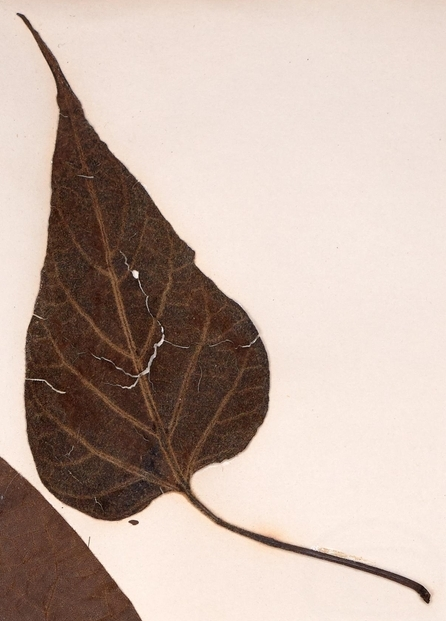
#> input picture tests/rotated_bbox_comparision/inputs/A_2351160546_Bignoniaceae_Catalpa_speciosa__BBOX-leaf__1372_308_1818_929.jpg, 446 x 621 px; its folder holds only this picture in this run
$ python -i compare_methods.py   (imports and definitions only)
#> lines starting #> are read from the running program, lines starting #| are printed output that depends on the picture
### leafmachine3/core/morphometrics.py
"""Leaf-mask morphometrics, ported from LeafMachine2's ``measure_leaf_segmentation``.

Pure functions over a polygon (Nx2 array in the working/parent pixel frame). Scalar
metrics (area, perimeter, centroid, convex hull, convexity/concavity, circularity,
aspect ratio, vertex count) plus the rotated (minimum) bounding box.

Four rotated-bbox methods are available via ``polygon_morphology(..., method=...)``:

* ``"pca"`` (DEFAULT) — orient by the mask's area-weighted principal (second-moment) axis, then
  measure the hull extents along and perpendicular to it. Because it integrates over the whole
  shape it is robust across the broadest range of leaf shapes (entire, cordate, lobed); the
  recommended default.
* ``"feret"`` — orient by the maximum-Feret axis (the longest chord across the convex hull) +
  hull extents. Tracks the tip->base long axis; excellent on clearly elongated leaves.
* ``"lm2"`` — LM2's ``fit_min_bbox``: rotate the simplified polygon in 1-degree steps until the
  axis-aligned box's long side matches the min-enclosing-circle diameter.
* ``"minarearect"`` — OpenCV ``cv2.minAreaRect``: the true minimum-AREA rotated rectangle.
  Geometrically tightest, but minimizes area rather than orientation, so it can mis-align.

All four return the same tuple ``(angle, dim_max, dim_min, corners, circle)`` and are drop-in.
Elliptic Fourier descriptors are not ported yet — the module is structured so an ``efds``
field can be added later.
"""
from __future__ import annotations

import math
from dataclasses import dataclass

import numpy as np

try:  # pragma: no cover - cv2 is always present at runtime
    import cv2
except Exception:  # pragma: no cover
    cv2 = None


@dataclass
class Morphometrics:
    """All scalar morphology for one mask (working-frame pixels)."""
    area_px: float
    perimeter_px: float
    centroid: tuple[float, float]           # (x, y) working coords (mean of vertices, LM2 style)
    convex_hull_area: float
    convexity: float
    concavity: float
    circularity: float
    aspect_ratio: float                     # dim_max / dim_min (rotated), i.e. length / width
    n_vertices: int
    bbox: tuple[float, float, float, float]  # axis-aligned (x1, y1, x2, y2), working coords
    rotate_angle: float                     # degrees
    dim_max: float                          # rotated bbox LONG side  = leaf length
    dim_min: float                          # rotated bbox SHORT side = leaf width
    rotated_bbox: list[list[int]]           # 4 corners [[x, y], ...], working coords
    circle: tuple[float, float, float]      # min enclosing circle (cx, cy, radius)


def rotate_polygon_by_angle(polygon, angle_deg: float, cx: float, cy: float) -> list[tuple[int, int]]:
    """Rotate ``polygon`` (iterable of (x, y)) by ``angle_deg`` about ``(cx, cy)`` (LM2 port)."""
    a = math.radians(angle_deg)
    cos_a, sin_a = math.cos(a), math.sin(a)
    out: list[tuple[int, int]] = []
    for x, y in polygon:
        tx, ty = x - cx, y - cy
        out.append((int(tx * cos_a - ty * sin_a + cx), int(tx * sin_a + ty * cos_a + cy)))
    return out


def _rect_edges(rect) -> list[float]:
    return [math.hypot(rect[i][0] - rect[i + 1][0], rect[i][1] - rect[i + 1][1]) for i in range(3)]


def fit_min_bbox(polygon, polygon_approx, cx: int, cy: int, *, find_min: bool = True, tolerance: int = 2):
    """LM2 ``fit_min_bbox`` port.

    Returns ``(angle, dim_max, dim_min, rotated_bbox_corners, (cir_x, cir_y, radius))`` where
    ``dim_max``/``dim_min`` are the long/short sides of the rotated minimum bounding box.
    """
    poly_i = np.asarray(polygon, dtype=np.int32).reshape(-1, 2)
    x, y, w, h = cv2.boundingRect(poly_i)
    rect_orig = [(x, y), (x + w, y), (x + w, y + h), (x, y + h)]
    edges = _rect_edges(rect_orig)
    max_len, min_len = max(edges), min(edges)
    (cir_x, cir_y), radius = cv2.minEnclosingCircle(poly_i.astype(np.float32))
    circle = (float(cir_x), float(cir_y), float(radius))

    if not find_min:
        return 0.0, float(2.0 * radius), float(min_len), rect_orig, circle
    if abs(max_len - 2 * radius) < tolerance:
        return 0.0, float(max_len), float(min_len), rect_orig, circle

    angle = 0
    tol = tolerance
    while abs(max_len - 2 * radius) >= tol:
        if angle > 180:                       # widen tolerance and restart the sweep (LM2)
            tol += 2
            angle = 0
        angle += 1
        rot = rotate_polygon_by_angle(polygon_approx, angle, cx, cy)
        rx, ry, rw, rh = cv2.boundingRect(np.asarray(rot, dtype=np.int32))
        rect = [(rx, ry), (rx + rw, ry), (rx + rw, ry + rh), (rx, ry + rh)]
        edges = _rect_edges(rect)
        max_len, min_len = max(edges), min(edges)
        if tol > 4:                           # give up: fall back to the axis-aligned box
            return 0.0, float(max_len), float(min_len), rect_orig, circle

    bbox_min = rotate_polygon_by_angle(rect, -angle, cx, cy)   # rotate the tight rect back
    return float(angle), float(max_len), float(min_len), bbox_min, circle


_MIN_AREA_RECT_ALIASES = {"minarearect", "min_area_rect", "cv2", "cv2.minarearect"}
_LM2_ALIASES = {"lm2", "fit_min_bbox", "circle"}
_PCA_ALIASES = {"pca", "principal_axis", "moments"}
_FERET_ALIASES = {"feret", "max_feret", "tier1"}


def min_area_rect_bbox(polygon):
    """OpenCV minimum-AREA rotated rectangle.

    Returns ``(angle, dim_max, dim_min, corners, (cir_x, cir_y, radius))`` matching
    :func:`fit_min_bbox`'s signature so the methods are drop-in interchangeable.
    """
    poly_f = np.asarray(polygon, dtype=np.float32).reshape(-1, 2)
    (cx, cy), (w, h), angle = cv2.minAreaRect(poly_f)
    box = cv2.boxPoints(((cx, cy), (w, h), angle))
    (cir_x, cir_y), radius = cv2.minEnclosingCircle(poly_f)
    dim_max, dim_min = (max(w, h), min(w, h))
    return (float(angle), float(dim_max), float(dim_min),
            [[int(x), int(y)] for x, y in box], (float(cir_x), float(cir_y), float(radius)))


# [48 lines left out: functions _oriented_from_axis, feret_bbox, pca_bbox, not called in this run]


def polygon_morphology(polygon, *, find_min_bbox: bool = True, method: str = "pca") -> Morphometrics | None:
    """Compute all scalar morphology + the rotated bbox for one polygon (working coords).

    ``method`` selects the rotated-bbox algorithm: ``"pca"`` (default), ``"feret"``, ``"lm2"``,
    or ``"minarearect"`` (cv2).
    """
    poly = np.asarray(polygon, dtype=float).reshape(-1, 2)
    if len(poly) < 3:
        return None
    closed = np.vstack([poly, poly[:1]])
    contour = closed.astype(np.int32).reshape(-1, 1, 2)

    perimeter = float(cv2.arcLength(contour, True))
    area = float(cv2.contourArea(closed.astype(np.float32)))
    cx, cy = float(closed[:, 0].mean()), float(closed[:, 1].mean())   # LM2: mean of vertices
    hull = cv2.convexHull(closed.astype(np.float32))
    convex_hull_area = float(cv2.contourArea(hull))
    convexity = area / convex_hull_area if convex_hull_area > 0 else -1.0
    concavity = (1.0 - convexity) if convexity != -1.0 else -1.0
    circularity = (4 * math.pi * area) / (perimeter * perimeter) if perimeter > 0 else -1.0
    bx, by, bw, bh = cv2.boundingRect(closed.astype(np.int32))
    bbox = (float(bx), float(by), float(bx + bw), float(by + bh))

    method = str(method).lower()
    if method in _MIN_AREA_RECT_ALIASES:
        angle, dim_max, dim_min, rotated_bbox, circle = min_area_rect_bbox(closed)
    elif method in _FERET_ALIASES:
        angle, dim_max, dim_min, rotated_bbox, circle = feret_bbox(closed)
    elif method in _LM2_ALIASES:
        approx = cv2.approxPolyDP(contour, 0.010 * perimeter, True).reshape(-1, 2)   # LM2 1% simplify
        if len(approx) < 3:
            approx = closed
        angle, dim_max, dim_min, rotated_bbox, circle = fit_min_bbox(
            closed, approx, int(round(cx)), int(round(cy)), find_min=find_min_bbox
        )
    else:  # default: "pca" (Tier 2) -- also the fallback for an unrecognized method
        angle, dim_max, dim_min, rotated_bbox, circle = pca_bbox(closed)
    aspect_ratio = (dim_max / dim_min) if dim_min else 0.0

    return Morphometrics(
        area_px=area, perimeter_px=perimeter, centroid=(cx, cy),
        convex_hull_area=convex_hull_area, convexity=convexity, concavity=concavity,
        circularity=circularity, aspect_ratio=aspect_ratio, n_vertices=int(len(closed)),
        bbox=bbox, rotate_angle=angle, dim_max=dim_max, dim_min=dim_min,
        rotated_bbox=[[int(px), int(py)] for px, py in rotated_bbox], circle=circle,
    )

### leafmachine3/__init__.py
"""LeafMachine3 package.

``__version__`` is the ONE authoritative LM3 version at runtime. It is read from the installed
distribution metadata, whose source is ``version`` in ``pyproject.toml``.

This exists because the tree carried three disagreeing versions: ``pyproject.toml`` said 0.1.0
while the server, ``/healthz``, the hardware profile and ``app/package.json`` all said 3.0.0. The
runtime launch manifest reads installed metadata, so it would have recorded 0.1.0 for a run whose
``/healthz`` advertised 3.0.0 -- and plan Step 5b adds protocol and instance verification that
compares exactly these values across a process boundary. One source, resolved once.
"""
from __future__ import annotations

from pathlib import Path

#: The VERSION file at the checkout root (beside uv.lock) is the one place the LM3 version is
#: written. ``pyproject.toml`` reads it at build time (``[tool.setuptools.dynamic]``), so installed
#: metadata and this fallback are the same number; the fallback only matters for a bare checkout.
_VERSION_FILE = Path(__file__).resolve().parent.parent / "VERSION"


def _read_version_file() -> str | None:
    try:
        text = _VERSION_FILE.read_text(encoding="utf-8").strip()
    except OSError:
        return None
    return text or None


_FALLBACK_VERSION = _read_version_file() or "0.0.0+unknown"


def _resolve_version() -> str:
    # In a checkout the VERSION file wins: an editable install freezes its metadata at `uv sync`
    # time, so after a bump the metadata lags the file until the next sync. An installed wheel has
    # no VERSION file beside the package and reads its own metadata, which was built FROM the file.
    from_file = _read_version_file()
    if from_file:
        return from_file
    try:
        from importlib.metadata import PackageNotFoundError, version  # noqa: PLC0415
    except ImportError:                                   # pragma: no cover - Python < 3.8 only
        return _FALLBACK_VERSION
    try:
        return version("leafmachine3")
    except PackageNotFoundError:
        return _FALLBACK_VERSION


__version__ = _resolve_version()

__all__ = ["__version__"]

### tests/rotated_bbox_comparision/compare_methods.py
"""Rotated-bounding-box method comparison harness (manual / visual, not a pytest test).

Renders a labeled 2x3 panel for a leaf mask comparing six ways to fit the rotated
("length x width") bounding box:

  1. LM2 fit_min_bbox      -- the production default (leafmachine3.core.morphometrics, method="lm2")
  2. cv2.minAreaRect       -- the production option (method="minarearect")
  3. Feret axis + extents  -- Tier 1: orient by the max-Feret (longest-chord) axis, measure hull extents
  4. PCA principal axis    -- Tier 2: orient by the mask's second-moment principal axis
  5. cv2.fitEllipse axis   -- Tier 2: orient by a least-squares ellipse major axis
  6. Hybrid                -- Feret, unless it disagrees with PCA by > 20 deg, then PCA

Methods 3-6 are prototypes implemented HERE only (the repo ships lm2 + minarearect). Each
panel labels the box length/width (px), aspect ratio, long-axis tilt, and box-area / mask-area
(1.0 = perfectly tight).

The input masks (and their RGB-crop backdrops) are the copies in ``inputs/`` next to this
script, so the comparison is self-contained and reproducible; if a copy is missing it falls
back to a live run's ``examples_out/<run>/reports/...`` output.

Run:
    PYTHONPATH=<repo> python tests/rotated_bbox_comparision/compare_methods.py           # all three leaves
    python tests/rotated_bbox_comparision/compare_methods.py /path/to/mask.png out.png "Species"
"""
from __future__ import annotations

import glob
import math
import os
import sys

import cv2
import numpy as np
import matplotlib
# [1 line not run here, left out]
import matplotlib.pyplot as plt

_HERE = os.path.dirname(os.path.abspath(__file__))
_REPO = os.path.dirname(os.path.dirname(_HERE))                 # .../LM3
if _REPO not in sys.path:
    sys.path.insert(0, _REPO)
from leafmachine3.core.morphometrics import polygon_morphology  # production LM2 + cv2 paths  # noqa: E402

INPUTS = os.path.join(_HERE, "inputs")                          # self-contained copies (preferred)
RUN_GLOB = os.path.join(_REPO, "examples_out", "*", "reports")   # fallback: a live run's output

# (exact mask filename, species label, output filename) -- located by glob across runs.
LEAVES = [
    ("A_2351160546_Bignoniaceae_Catalpa_speciosa__SEG-leaf__1372_308_1818_929.png",
     "Catalpa speciosa (cordate / heart-shaped)", "panel_catalpa_cordate.png"),
    ("MNHN_438777132_Platanaceae_Platanus_macrophylla__SEG-leaf__35_739_2008_2992.png",
     "Platanus macrophylla (palmate / lobed, maple-like)", "panel_platanus_lobed.png"),
    ("US_1321818753_Rubiaceae_Posoqueria_mutisii__SEG-leaf__1284_301_2334_1529.png",
     "Posoqueria mutisii (simple / entire -- a 'normal' leaf)", "panel_posoqueria_normal.png"),
]


# ---- geometry helpers (the prototype "improved" methods live here) ----------------
def rot(P, phi):
    c, s = math.cos(phi), math.sin(phi)
    P = np.asarray(P, float)
    return np.column_stack([P[:, 0] * c - P[:, 1] * s, P[:, 0] * s + P[:, 1] * c])


def oriented_box(points, theta_deg):
    """Corners of the axis-aligned bbox of ``points`` measured in the frame at ``theta_deg``."""
    th = math.radians(theta_deg)
    Pr = rot(points, -th)
    mn, mx = Pr.min(0), Pr.max(0)
    corners_r = np.array([[mn[0], mn[1]], [mx[0], mn[1]], [mx[0], mx[1]], [mn[0], mx[1]]])
    return rot(corners_r, th)


def feret_axis(hull):
    best, pa, pb = -1.0, hull[0], hull[0]
    for i in range(len(hull)):
        d = ((hull - hull[i]) ** 2).sum(1)
        j = int(d.argmax())
        if d[j] > best:
            best, pa, pb = d[j], hull[i], hull[j]
    return math.degrees(math.atan2(pb[1] - pa[1], pb[0] - pa[0]))


def pca_axis(mask):
    ys, xs = np.where(mask > 0)
    pts = np.column_stack([xs, ys]).astype(float)
    pts -= pts.mean(0)
    w, v = np.linalg.eigh(np.cov(pts.T))
    vec = v[:, int(w.argmax())]
    return math.degrees(math.atan2(vec[1], vec[0]))


def box_metrics(corners):
    c = np.asarray(corners, float)
    edges = [c[(i + 1) % 4] - c[i] for i in range(4)]
    lens = [float(np.hypot(*e)) for e in edges]
    i_long = int(np.argmax(lens))
    L, W = lens[i_long], lens[(i_long + 1) % 4]
    tilt = math.degrees(math.atan2(edges[i_long][1], edges[i_long][0]))
    return L, W, ((tilt + 90) % 180) - 90


# ---- panel rendering -------------------------------------------------------------
# [6 lines left out: function _find_mask, not called in this run]


def _find_rgb(mask_basename: str) -> str | None:
    """Exact RGB crop for a mask (same coords): SEG-leaf.png -> BBOX-leaf.jpg."""
    rgb_name = mask_basename.replace("SEG-leaf", "BBOX-leaf").replace(".png", ".jpg")
    local = os.path.join(INPUTS, rgb_name)                       # prefer the copied-in backdrop
    if os.path.exists(local):
        return local
    for pattern in (os.path.join(RUN_GLOB, "Crops", "RGB__leaf", rgb_name),
                    os.path.join(_REPO, "examples_out", "*", "crops", rgb_name)):
        hits = sorted(glob.glob(pattern))
        if hits:
            return hits[0]
    return None


def render_panel(mask_path: str, species: str, out_path: str) -> None:
    mask = cv2.imread(mask_path, cv2.IMREAD_GRAYSCALE)
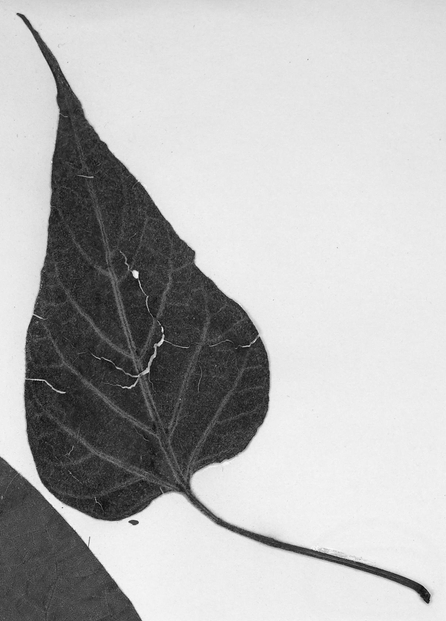
#> mask: shape (621, 446); min 4, max 250, mean 181.9
    _, mask = cv2.threshold(mask, 127, 255, cv2.THRESH_BINARY)
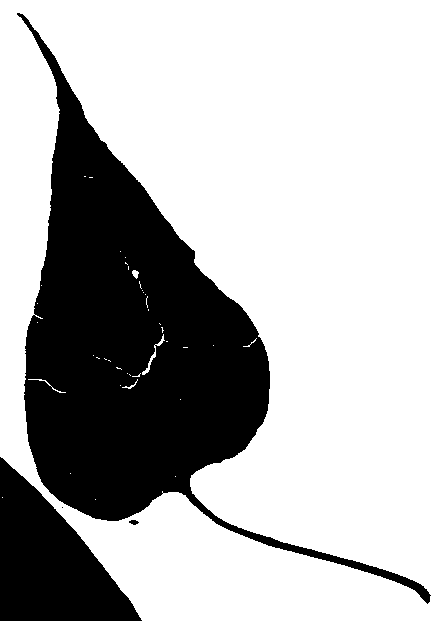
#> mask: shape (621, 446); 71.3% white; 4 black regions (1 under 20 px)
    stem = os.path.basename(mask_path).split("__SEG-leaf__")[0]
    rgb_path = _find_rgb(os.path.basename(mask_path))
    rgb = cv2.imread(rgb_path) if rgb_path else None
#> rgb is the input picture: shape (621, 446, 3); mean B, G, R 167, 177.4, 196.5
    if rgb is None:                                             # no crop -> colorized mask backdrop
        rgb = np.zeros((*mask.shape, 3), np.uint8)
        rgb[mask > 0] = (60, 160, 60)
    elif rgb.shape[:2] != mask.shape:                          # edge-clamped crop -> top-left pad to frame
        canvas = np.zeros((*mask.shape, 3), np.uint8)
        h, w = min(rgb.shape[0], mask.shape[0]), min(rgb.shape[1], mask.shape[1])
        canvas[:h, :w] = rgb[:h, :w]
        rgb = canvas
    rgb = cv2.cvtColor(rgb, cv2.COLOR_BGR2RGB)
#> (the rest of the program and of its run is left out)
